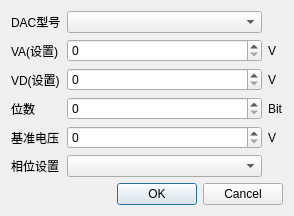
<?xml version="1.0" encoding="UTF-8"?>
<ui version="4.0">
 <class>QDacTypeDialogClass</class>
 <widget class="QDialog" name="QDacTypeDialogClass">
  <property name="geometry">
   <rect>
    <x>0</x>
    <y>0</y>
    <width>294</width>
    <height>199</height>
   </rect>
  </property>
  <property name="windowTitle">
   <string>DAC类型设置</string>
  </property>
  <layout class="QGridLayout" name="gridLayout_2">
   <item row="0" column="0">
    <layout class="QGridLayout" name="gridLayout">
     <item row="0" column="0">
      <widget class="QLabel" name="label">
       <property name="text">
        <string>DAC型号</string>
       </property>
      </widget>
     </item>
     <item row="0" column="1">
      <widget class="QComboBox" name="comboBoxDacType">
       <property name="sizePolicy">
        <sizepolicy hsizetype="Expanding" vsizetype="Fixed">
         <horstretch>0</horstretch>
         <verstretch>0</verstretch>
        </sizepolicy>
       </property>
      </widget>
     </item>
     <item row="1" column="0">
      <widget class="QLabel" name="label_2">
       <property name="text">
        <string>VA(设置)</string>
       </property>
      </widget>
     </item>
     <item row="1" column="1">
      <widget class="QSpinBox" name="spinBoxVa">
       <property name="sizePolicy">
        <sizepolicy hsizetype="Expanding" vsizetype="Fixed">
         <horstretch>0</horstretch>
         <verstretch>0</verstretch>
        </sizepolicy>
       </property>
      </widget>
     </item>
     <item row="1" column="2">
      <widget class="QLabel" name="label_3">
       <property name="sizePolicy">
        <sizepolicy hsizetype="Minimum" vsizetype="Preferred">
         <horstretch>0</horstretch>
         <verstretch>0</verstretch>
        </sizepolicy>
       </property>
       <property name="text">
        <string>V</string>
       </property>
      </widget>
     </item>
     <item row="2" column="0">
      <widget class="QLabel" name="label_4">
       <property name="text">
        <string>VD(设置)</string>
       </property>
      </widget>
     </item>
     <item row="2" column="1">
      <widget class="QSpinBox" name="spinBoxVd">
       <property name="sizePolicy">
        <sizepolicy hsizetype="Expanding" vsizetype="Fixed">
         <horstretch>0</horstretch>
         <verstretch>0</verstretch>
        </sizepolicy>
       </property>
      </widget>
     </item>
     <item row="2" column="2">
      <widget class="QLabel" name="label_8">
       <property name="sizePolicy">
        <sizepolicy hsizetype="Minimum" vsizetype="Preferred">
         <horstretch>0</horstretch>
         <verstretch>0</verstretch>
        </sizepolicy>
       </property>
       <property name="text">
        <string>V</string>
       </property>
      </widget>
     </item>
     <item row="3" column="0">
      <widget class="QLabel" name="label_5">
       <property name="text">
        <string>位数</string>
       </property>
      </widget>
     </item>
     <item row="3" column="1">
      <widget class="QSpinBox" name="spinBoxBitCount">
       <property name="sizePolicy">
        <sizepolicy hsizetype="Expanding" vsizetype="Fixed">
         <horstretch>0</horstretch>
         <verstretch>0</verstretch>
        </sizepolicy>
       </property>
      </widget>
     </item>
     <item row="3" column="2">
      <widget class="QLabel" name="label_9">
       <property name="sizePolicy">
        <sizepolicy hsizetype="Minimum" vsizetype="Preferred">
         <horstretch>0</horstretch>
         <verstretch>0</verstretch>
        </sizepolicy>
       </property>
       <property name="text">
        <string>Bit</string>
       </property>
      </widget>
     </item>
     <item row="4" column="0">
      <widget class="QLabel" name="label_6">
       <property name="text">
        <string>基准电压</string>
       </property>
      </widget>
     </item>
     <item row="4" column="1">
      <widget class="QSpinBox" name="spinBoxRefVolt">
       <property name="sizePolicy">
        <sizepolicy hsizetype="Expanding" vsizetype="Fixed">
         <horstretch>0</horstretch>
         <verstretch>0</verstretch>
        </sizepolicy>
       </property>
      </widget>
     </item>
     <item row="4" column="2">
      <widget class="QLabel" name="label_10">
       <property name="sizePolicy">
        <sizepolicy hsizetype="Minimum" vsizetype="Preferred">
         <horstretch>0</horstretch>
         <verstretch>0</verstretch>
        </sizepolicy>
       </property>
       <property name="text">
        <string>V</string>
       </property>
      </widget>
     </item>
     <item row="5" column="0">
      <widget class="QLabel" name="label_7">
       <property name="text">
        <string>相位设置</string>
       </property>
      </widget>
     </item>
     <item row="5" column="1">
      <widget class="QComboBox" name="comboBoxPhase">
       <property name="sizePolicy">
        <sizepolicy hsizetype="Expanding" vsizetype="Fixed">
         <horstretch>0</horstretch>
         <verstretch>0</verstretch>
        </sizepolicy>
       </property>
      </widget>
     </item>
    </layout>
   </item>
   <item row="1" column="0">
    <widget class="QDialogButtonBox" name="buttonBox">
     <property name="standardButtons">
      <set>QDialogButtonBox::Cancel|QDialogButtonBox::Ok</set>
     </property>
    </widget>
   </item>
  </layout>
 </widget>
 <layoutdefault spacing="6" margin="11"/>
 <resources/>
 <connections>
  <connection>
   <sender>buttonBox</sender>
   <signal>accepted()</signal>
   <receiver>QDacTypeDialogClass</receiver>
   <slot>accept()</slot>
   <hints>
    <hint type="sourcelabel">
     <x>94</x>
     <y>85</y>
    </hint>
    <hint type="destinationlabel">
     <x>77</x>
     <y>94</y>
    </hint>
   </hints>
  </connection>
  <connection>
   <sender>buttonBox</sender>
   <signal>rejected()</signal>
   <receiver>QDacTypeDialogClass</receiver>
   <slot>reject()</slot>
   <hints>
    <hint type="sourcelabel">
     <x>67</x>
     <y>85</y>
    </hint>
    <hint type="destinationlabel">
     <x>59</x>
     <y>94</y>
    </hint>
   </hints>
  </connection>
 </connections>
</ui>
